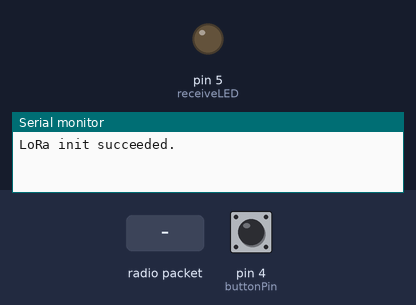
The sketch below on a simulated Arduino Uno, built with avr-gcc and run on an emulated ATmega328P. On the bench: output pins drawn as LEDs (lit = HIGH), the last lines printed to the serial monitor. Inputs (shaded band) come from the test bench; at power-on: pin 4 (buttonPin) HIGH. No radio packets arrive unless stated.

Above: at 1.2 s.
1.3 s: radio packet "1" arrives
At 1.9 s:
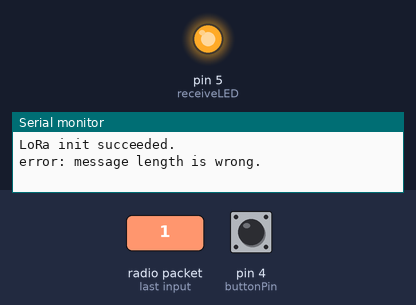
2.8 s: pin 4 (buttonPin) pulled LOW for 0.15 s
Timing chart, 0 to 5.8 s (numbered marks = the images above; inputs shaded):
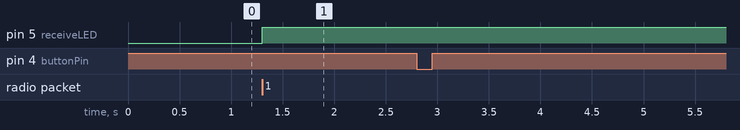

Measured:
- after the input at 1.3 s, pin 5 (receiveLED): LOW → HIGH at once

The sketch:

LoRaDuplex.ino
```cpp
/*
  LoRa Duplex communication
  context: Arduino
*/
#include <SPI.h>              // include libraries
#include <LoRa.h>

const int buttonPin = 4;
const int receiveLED = 5;
const int csPin = 7;          // LoRa radio chip select
const int resetPin = 6;       // LoRa radio reset
const int irqPin = 1;         // change for your board; must be a hardware interrupt pin

int lastButtonState = HIGH;   // initial pushbutton state
byte msgCount = 0;            // count of outgoing messages
byte localAddress = 0xBB;     // address of this device
byte destination = 0xFF;      // destination to send to
byte syncWord = 0xB4;         // Sync word (network ID)
byte spreadingFactor = 8;     // spreading factor (6-12);

void setup() {
  Serial.begin(9600);                   // initialize serial
  LoRa.setPins(csPin, resetPin, irqPin);// set CS, reset, IRQ pin
  if (!LoRa.begin(915E6)) {             // initialize ratio at 915Mhz
    Serial.println("LoRa init failed. Check your connections.");
    while (true);                       // if failed, do nothing
  }
  LoRa.setSyncWord(syncWord);
  LoRa.setSpreadingFactor(spreadingFactor);
  LoRa.setTimeout(10);                  // set Stream timeout of 10ms
  Serial.println("LoRa init succeeded.");
  // set the I/O pin modes:
  pinMode(buttonPin, INPUT_PULLUP);
  pinMode(receiveLED, OUTPUT);
}

void loop() {
  int buttonState = digitalRead(buttonPin);// read the pushbutton
  if (buttonState  != lastButtonState) {   // if it’s changed
    delay(3);                              // debounce delay
    if (buttonState == LOW) {              // if it’s low
      String message = "HeLoRa!";          // send a message
      sendMessage(message);
      Serial.println(message);             // print the message sent
    }
    lastButtonState = buttonState;         // save button state
  }

  // parse for a packet, and call onReceive with the result:
  onReceive(LoRa.parsePacket());
}

void sendMessage(String outgoing) {
  LoRa.beginPacket();                      // start packet
  LoRa.write(destination);                 // add destination address
  LoRa.write(localAddress);                // add sender address
  LoRa.write(msgCount);                    // add message ID
  LoRa.write(outgoing.length());           // add payload length
  LoRa.print(outgoing);                    // add payload
  LoRa.endPacket();                        // finish packet and send it
  msgCount++;                              // increment message count
}

void onReceive(int packetSize) {
  if (packetSize == 0) return;        // if there's no packet, return

  digitalWrite(receiveLED, HIGH);     // turn on  the receive LED
  // read packet header bytes:
  int recipient = LoRa.read();        // recipient address
  byte sender = LoRa.read();          // sender address
  byte incomingMsgId = LoRa.read();   // incoming msg ID
  byte msgLength = LoRa.read();       // incoming msg length
  String incoming = LoRa.readString();// payload of packet

  if (msgLength != incoming.length()) { // check length for error
    Serial.println("error: message length is wrong.");
    return;           // skip rest of loop
  }
  // if the recipient isn't this device or broadcast,
  if (recipient != localAddress && recipient != 0xFF) {
    Serial.println("This message is not for me.");
    return;           // skip rest of loop
  }
  // if message is for this device, or broadcast, print details:
  Serial.print("Received from: ");
  Serial.println(sender, HEX);
  Serial.print("Sent to: ");
  Serial.println(recipient, HEX);
  Serial.print("Message ID: ");
  Serial.println(incomingMsgId);
  Serial.print("Message length: ");
  Serial.println(msgLength);
  Serial.print("Message: ");
  Serial.println(incoming);
  Serial.print("RSSI: ");
  Serial.println(LoRa.packetRssi());
  Serial.print("Snr: ");
  Serial.println(LoRa.packetSnr());
  Serial.println();
  digitalWrite(receiveLED, LOW);      // turn off receive LED
}
```
